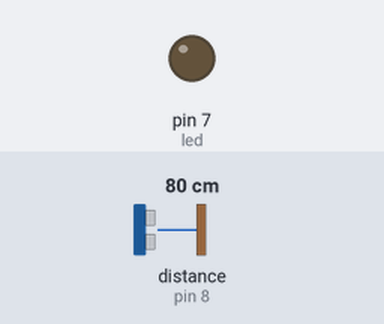
A sketch run on a simulated Arduino Uno, built with avr-gcc and run on an emulated ATmega328P. Shown: output pins drawn as LEDs (lit = HIGH). Wiring (inferred from the names in the program): ultrasonic range finder: trigger pin 2; echo pin 8. The inputs (shaded band) are chosen by the test bench; at power-on: distance to the obstacle (sensor on pin 8) 80 cm. The echo pulse lasts 58.3 µs per cm; pins used as bus, display or sensor lines are not drawn.

Above: at 1.2 s.
1.3 s: distance to the obstacle (sensor on pin 8) set to 12 cm
2.8 s: distance to the obstacle (sensor on pin 8) set to 9 cm
At 4.0 s:
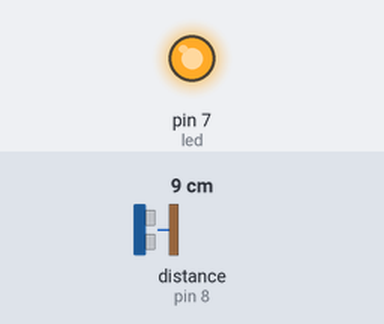
4.3 s: distance to the obstacle (sensor on pin 8) set to 18 cm
At 5.4 s:
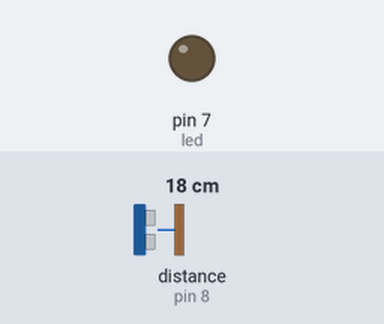
5.8 s: distance to the obstacle (sensor on pin 8) set to 2 cm
At 6.5 s:
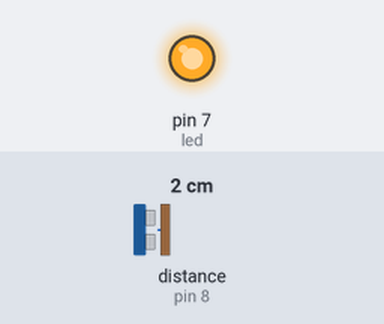
Timing chart, 0 to 8.3 s (numbered marks = the images above; inputs shaded):
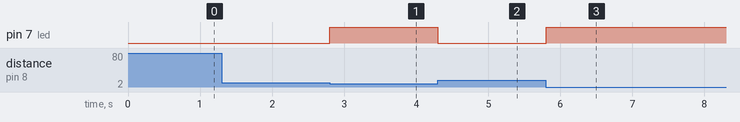

The sketch:

Sonar.ino
```cpp
int trigged = 2;
int echo=8;
int led=7;

void setup() {
  Serial.begin(9600);
 pinMode(trigged,OUTPUT);
 pinMode(echo,INPUT);
pinMode(led,OUTPUT);
}

void loop() {
  float dis;
  long dur;
  digitalWrite(trigged,LOW);
  delayMicroseconds(2);
  digitalWrite(trigged,HIGH);
    delayMicroseconds(10);
    digitalWrite(trigged,LOW);
    dur= pulseIn(echo,HIGH);
    dis= dur *0.034 / 2;

    if(dis<10){
digitalWrite(led,HIGH);
    }
    else{
      digitalWrite(led,LOW);
    }
}
```

Measured:
- the behaviour switches between 11 and 10 cm on distance to the obstacle (sensor on pin 8) (found by bisection; images 0 and 1)
- after the input at 1.3 s, every drawn part: stays the same
- after the input at 2.8 s, pin 7 (led): LOW → HIGH at once
- after the input at 4.3 s, pin 7 (led): HIGH → LOW at once
- after the input at 5.8 s, pin 7 (led): LOW → HIGH at once
